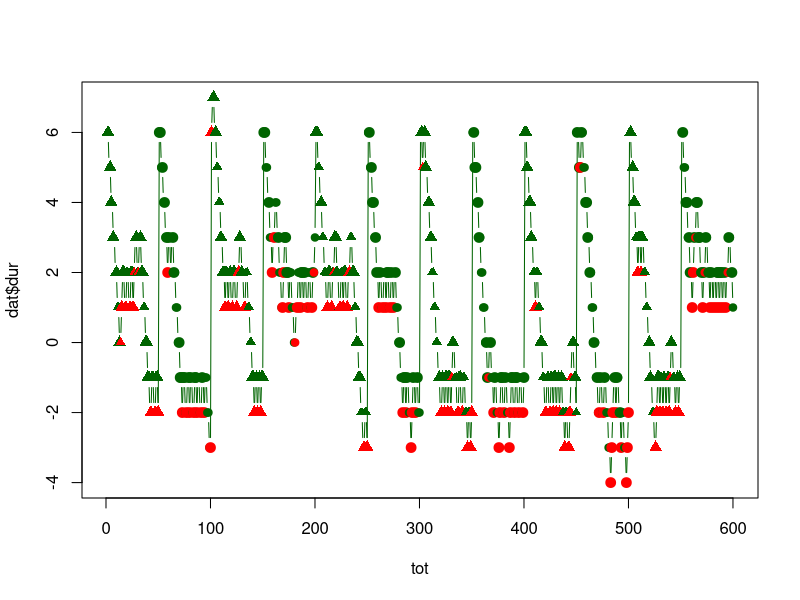

Recreate this plot in R.
mycol=c("red","darkgreen")
mypch=c(17,19)
mycex=c(1,1.3)

dat <- read.csv('it1Sub4.dat',head=F)
colnames(dat) <-c('sub','blk','trl','targN','targS',
                  'isWord','isNeg','dur','bright','nes',
                  'resp','rt','acc')
acc= as.integer(as.factor(dat$acc))

if (length(unique(dat$sub>1))) print("Error: More Than One Subject Detected")


tot=1:length(dat$sub)
plot(tot,dat$dur,col=mycol[acc],pch=mypch[dat$isNeg+1],cex=mycex[dat$isWord+1],typ='b')

########

numBlocks=max(dat$blk)+1
numTrialsPerBlock=tot/numBlocks

tapply(acc-1,dat$blk,mean)
tapply(dat$dur,dat$blk,mean)

